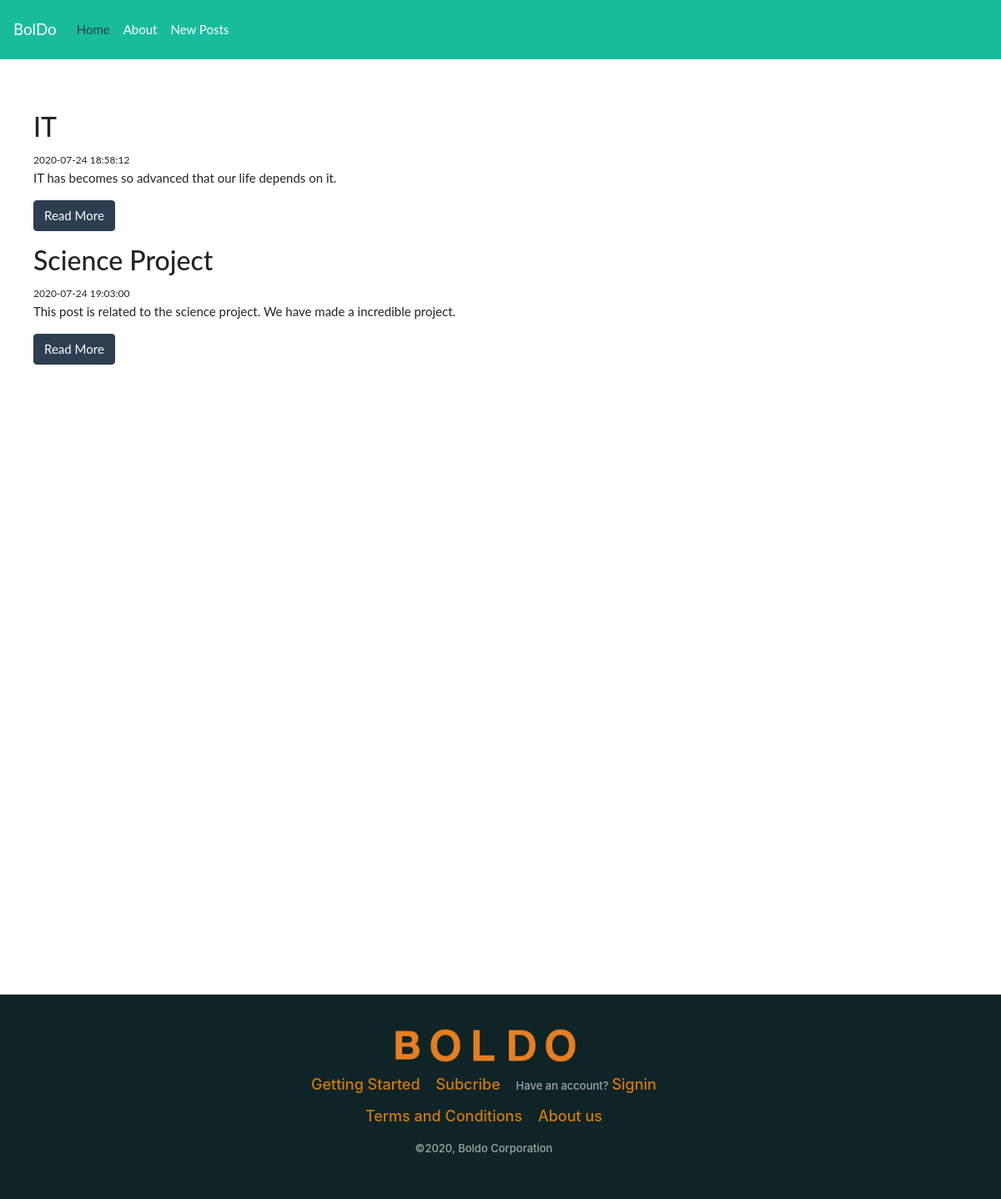
The page /Boldo/posts.php on the database its author committed.
### tables this page shows
CREATE TABLE `postsnew` (
  `id` int(11) NOT NULL,
  `title` varchar(255) NOT NULL,
  `body` longtext NOT NULL,
  `created_at` timestamp NOT NULL DEFAULT current_timestamp() ON UPDATE current_timestamp(),
  `author_id` int(11) NOT NULL
);

### Boldo/posts.php (the view, shortened to what this page needs)
<!DOCTYPE html>
<html lang="eng">
    <head>
        <link rel="stylesheet" href="/bootstrap.min.css">
        <link href="/Boldo/StyleSheet/index.css" type="text/css" rel="stylesheet">
    </head>
    <body>
        <div id="header">
            <?php include("../../htdocs/Boldo/header.php"); ?>
        <br>
        <div class='posts_show'>
                <?php
                    $con = new mysqli("localhost","root","","bol");
                    $sql = "select * from postsnew";
                    $result = $con->query($sql);
                    while($post = $result->fetch_assoc()){
                     ?>
                        <h3><?php echo $post['title']; ?></h3>
                        <small class="created_at"><?php echo $post['created_at']; ?></small><br>
                        <p><?php echo  substr($post['body'],0,250); ?></p>
                        <p><a class="btn btn-primary" href="post.php?id=<?php echo $post['id'];?>">Read More</a></p>
                <?php }
                ?>
            </div>
        <div id="footer">
                <?php include("../../htdocs/Boldo/footer.php"); ?>
        </div>
    </body>
</html>

### Boldo/header.php (shortened to what this page needs)
<nav class ="navbar navbar-expand-lg navbar-dark bg-dark" >
    <div class="collapse navbar-collapse" id="navbarColor02">
        <a class="navbar-brand" href="index.php">BolDo</a>
            <ul class="navbar-nav mr-auto">
                <li class="nav-item active">
                    <a class="nav-link" href="index.php">Home <span class="sr-only">(current)</span></a>
                </li>
                <li class="nav-item">
                    <a class="nav-link" href="about.php">About</a>
                </li>
                <li class="nav-item">
                    <a class="nav-link" href="posts.php">New Posts</a>
                </li>
            </ul>
            </div>
    </div>

### Boldo/footer.php
<div class="container">
    <div class="boldoIcon">
        <img src="images/B.png" />
        <img src="images/o.png" />
        <img src="images/l.png" />
        <img src="images/d.png" />
        <img src="images/o.png" />
    </div>
    <div class="footerRow">
        <h5><a href="getting_started.php">Getting Started</a></h5>&ensp;&ensp;
        <h5><a href="subscribe.php">Subcribe</a> </h5>&ensp;&ensp;
        <h5><a href="signUp.php " class="infooter">Have an account?</a></h5>
        <h5><a href="signin.php " >Signin</a></h5>
    </div>
    <div class="footerRow">
        <h5><a href="Terms.php">Terms and Conditions</a></h5>&ensp;&ensp;
        <h5><a href="about.php">About us</a> </h5>
    </div>
    <div class="footerRow">
        <h5 class ="infooter"> &copy;2020, Boldo Corporation</h5>
    </div>
  </div>

### Boldo/StyleSheet/footer.css (style rules this page uses)
#footer { position: absolute; bottom: 0px; background-color:#0e2426; height: auto; width: 100%; margin: 0%; }
#footer .container { margin: 10px 10px 5px 10px; padding: 30px; width:auto; text-align: center; }
.footerRow h5 { margin: 0px; display: inline-block; font-size: 18px; font-family:-apple-system, BlinkMacSystemFont, 'Segoe UI', Roboto, Oxygen, Ubuntu, Cantarell, 'Open Sans', 'Helvetica Neue', sans-serif }
#footer a { text-decoration: none; color:#d47908; }
#footer .infooter { color: rgba(255, 255, 255, 0.6); font-size: 13px; }
#footer .footerRow { margin: 15px; padding: 0%; border: 0%; }
.boldoIcon img { border: 0%; margin: 0%; padding: 0%; height: 42px; width: 42px; }

### Boldo/StyleSheet/body.css (style rules this page uses)
body { position: relative; padding-bottom: 80%; margin: 0%; }

### Boldo/posts.php (style rules this page uses)
.posts_show { margin: 40px 40px; border:20px 20px; }

### rows shown on the page
postsnew: title "IT", created_at "2020-07-24 18:58:12", body "IT has becomes so advanced that our life depends on it."
postsnew: title "Science Project", created_at "2020-07-24 19:03:00", body "This post is related to the science project. We have made a incredible project."
